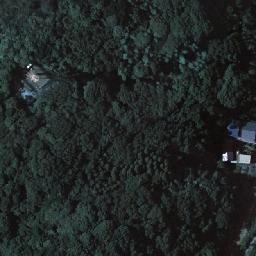
#> input picture simulation/folder/227514-103664.jpg, 256 x 256 px
$ python -i aerial.py   (imports and definitions only)
#> lines starting #> are read from the running program, lines starting #| are printed output that depends on the picture; after the words box and inside, x2 and y2 are one past the last pixel; in counts of white or black regions, pixels touching at a corner belong together
import pandas as pd
import matplotlib.pyplot as plt
from mpl_toolkits.mplot3d.axes3d import *
from mpl_toolkits.mplot3d import Axes3D
import numpy as np
import io
import requests
from PIL import Image
import math
import Vincenty
import time
from multiprocessing import Pool
import cupy as cp
import csv
import sys
import random
import cv2


zoom_map = 18
#パッチサイズ
patch = 2
#メインループパッチ
RanPatch = 2

PI_180 = math.pi / 180
A = 6378137                 #a(地球楕円体長半径（赤道半径)
#GRS80
ONE_F = 298.257222101       #1 / f(地球楕円体扁平率=(a - b) / a)
#WGS84
#ONE_F = 298.257223563
B = A * (1.0 - 1.0 / ONE_F) #b(地球楕円体極半径)
E2 = (1.0 / ONE_F) * (2 - (1.0 /ONE_F))
                            #e^2 = 2 * f - f * f
ED2 = E2 * A * A / (B * B)  #e'^2 = (a^2 - b^2) / b^2

"""
#極小範囲
slat = 34.37     #float(slat)
slon = 132.342   #float(slon)
elat = 34.3675
elon = 132.345

#小範囲
slat = 34.40     #float(slat)
slon = 132.3   #float(slon)
elat = 34.335     #float(elat)
elon = 132.375        #float(elon)

#広域
slat = 34.4
slon = 132.325   #float(slon)
elat = 34.025     #float(elat)
elon = 132.675        #float(elon)

#beyondのチェック用
slat = 34.391226
slon = 132.330851
elat = 33.980416
elon = 132.375414

#広島湾全域
slat = 34.406951
slon = 132.120587
elat = 33.824717
elon = 132.707782

#ランダム抜出
slat = 34.445300
slon = 132.234170
elat = 34.340574
elon = 132.449405
"""


#ランダム抜出
slat = 35.504789
slon = 132.443398
elat = 34.363861
elon = 136.614211


# [9 lines of commented-out code are left out]


# [11 lines left out: functions tile2latlon, latlon2tile2, not called in this run]

def get_tail_num(lat, lon, zoom):
    # https://wiki.openstreetmap.org/wiki/Slippy_map_tilenames#Python
#> further down, picture is the input picture: shape (256, 256, 3); mean B, G, R 38.2, 39.2, 33.7
    lat_rad = math.radians(lat)
    n = 2.0 ** zoom
    xtile = (lon + 180.0) / 360.0 * n
    ytile = (1.0 - np.log(np.tan(lat_rad) + (1 / np.cos(lat_rad))) / np.pi) / 2.0 * n
    return (xtile, ytile)

# [45 lines left out: functions fetch_tile_map, fetch_all_tiles_map, SharpenXY_map, write, not called in this run]

def detect_green_color(img):
    # HSV色空間に変換
    hsv = cv2.cvtColor(img, cv2.COLOR_BGR2HSV)
#> hsv: shape (256, 256, 3); mean H, S, V 78.1, 43.2, 40

    # 緑色のHSVの値域1
    hsv_min = np.array([30, 64, 0])
    hsv_max = np.array([90,255,255])

    # 緑色領域のマスク（255：赤色、0：赤色以外）
    mask = cv2.inRange(hsv, hsv_min, hsv_max)
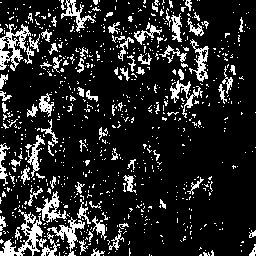
#> mask: shape (256, 256); 15.2% white in thin lines or dots

    # マスキング処理
    masked_img = cv2.bitwise_and(img, img, mask=mask)
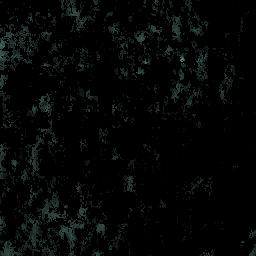
#> masked_img: shape (256, 256, 3); mean B, G, R 5.6, 6, 4.1

    return mask, masked_img

# [10 lines of commented-out code are left out]
MAXFILE = 50000
# [1 line not run here, left out]
sx,sy = get_tail_num(slat,slon,zoom_map)
ex,ey = get_tail_num(elat,elon,zoom_map)
# [2 lines not run here, left out]
test = int(ex)- int(sx) + 1
x = np.linspace(int(sx),int(ex),test)
test = int(ey)- int(sy) + 1
y = np.linspace(int(sy),int(ey),test)
# [2 lines not run here, left out]
randx = random.choices(x, k = MAXFILE)
randy = random.choices(y, k = MAXFILE)
# [7 lines not run here, left out]
#tile = fetch_all_tiles_map((zoom_map, int(sx), int(sy)), (zoom_map, int(ex), int(ey)))
#tile,slat,slon,elat,elon = SharpenXY_map(tile,sx,sy,ex,ey,zoom_map)
#print(tile.shape)

"""
import numpy as np
from matplotlib import pyplot as plt

cv2.imwrite('tile_18.jpg', tile)
img = tile
mask,mask_img = detect_green_color(img)
cv2.imwrite('opencv_masks.jpg', mask)
th, im_th = cv2.threshold(img, 128, 255, cv2.THRESH_BINARY)
mask,mask_img = detect_green_color(im_th)
print(th)
# 128.0
cv2.imwrite('opencv_th.jpg', im_th)
cv2.imwrite('opencv_img.jpg', img)
cv2.imwrite('opencv_mask.jpg', mask)
cv2.imwrite('opencv_maskimg.jpg', mask_img)
write(mask,"mask.csv")
edges = cv2.Canny(img,100,200)

plt.subplot(121),plt.imshow(img,cmap = 'gray')
plt.title('Original Image'), plt.xticks([]), plt.yticks([])
plt.subplot(122),plt.imshow(edges,cmap = 'gray')
plt.title('Edge Image'), plt.xticks([]), plt.yticks([])

plt.show()
"""

>>> import cv2
>>> picture = cv2.imread('folder/227514-103664.jpg')
>>> result = detect_green_color(picture)

$ run again, on simulation/folder/227514-103684.jpg
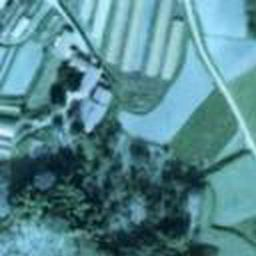
#> input picture simulation/folder/227514-103684.jpg, 256 x 256 px
#> picture is the input picture: shape (256, 256, 3); mean B, G, R 142.5, 135.1, 84.6
#> hsv: shape (256, 256, 3); mean H, S, V 93.2, 115.4, 144
#> in detect_green_color, `mask = cv2.inRange(hsv, hsv_min, hsv_max)`:
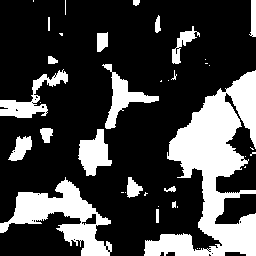
#> mask: shape (256, 256); 26% white; 39 white regions (21 under 20 px), largest, box (x1, y1, x2, y2) and area: (144, 70, 256, 256) 8952, (0, 177, 112, 256) 3333, (0, 69, 68, 118) 1010
#> in detect_green_color, `masked_img = cv2.bitwise_and(img, img, mask=mask)`:
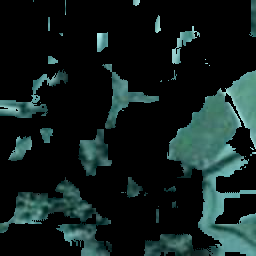
#> masked_img: shape (256, 256, 3); mean B, G, R 29.3, 30.7, 17.7

$ run again, on simulation/folder/227514-103792.jpg
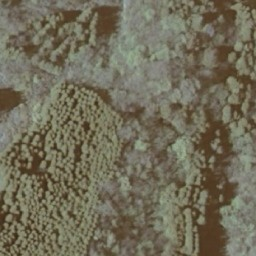
#> input picture simulation/folder/227514-103792.jpg, 256 x 256 px
#> picture is the input picture: shape (256, 256, 3); mean B, G, R 89.2, 108.7, 113.5
#> hsv: shape (256, 256, 3); mean H, S, V 26, 61.1, 114.4
#> in detect_green_color, `mask = cv2.inRange(hsv, hsv_min, hsv_max)`:
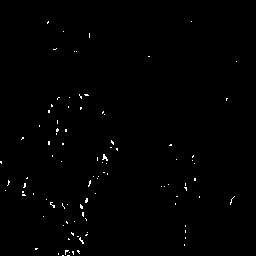
#> mask: shape (256, 256); 0.61% white in thin lines or dots, all inside (x1, y1, x2, y2) = (0, 21, 237, 256)

$ run again, on simulation/folder/227514-103866.jpg
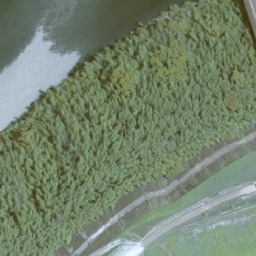
#> input picture simulation/folder/227514-103866.jpg, 256 x 256 px
#> picture is the input picture: shape (256, 256, 3); mean B, G, R 109.4, 131.5, 116.2
#> hsv: shape (256, 256, 3); mean H, S, V 56.1, 53.9, 132.4
#> in detect_green_color, `mask = cv2.inRange(hsv, hsv_min, hsv_max)`:
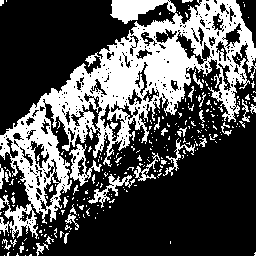
#> mask: shape (256, 256); 32% white; 292 white regions (259 under 20 px), largest, box (x1, y1, x2, y2) and area: (0, 0, 256, 239) 17732, (69, 144, 102, 186) 473, (88, 174, 135, 208) 372
#> in detect_green_color, `masked_img = cv2.bitwise_and(img, img, mask=mask)`:
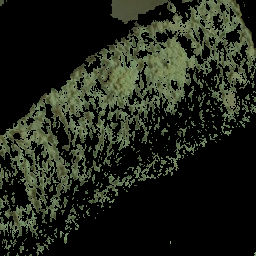
#> masked_img: shape (256, 256, 3); mean B, G, R 25.4, 36.2, 31.7
